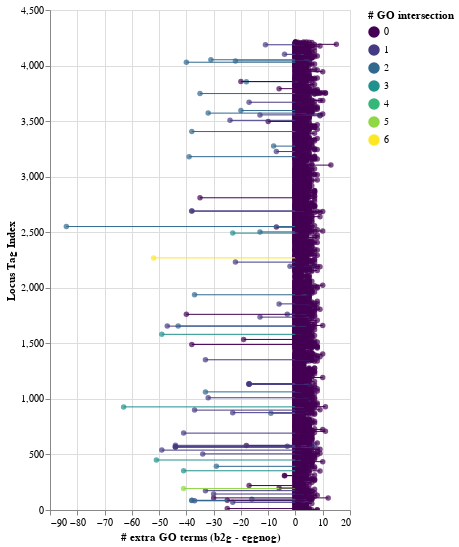

Notebook code for this chart:
### Code cell
bpoints = alt.Chart(go_dom_df_filt.reset_index()).mark_circle().encode(
    x=alt.X('m1_extras:Q',axis=alt.Axis(title=f"# extra GO terms (b2g - eggnog)")),
    y=alt.Y('index:Q',axis=alt.Axis(title=f"Locus Tag Index")),
    color=alt.Color('go_inter:Q',scale=alt.Scale(scheme='viridis'),title=f"# GO intersection"),
    tooltip=['locus_tag:N','gene:N','product:N','m1_extras:Q','m2_extras:Q','go_diff:Q','go_inter:Q']
)

epoints = alt.Chart(go_dom_df_filt.reset_index()).mark_circle().encode(
    x=alt.X('m2_flip:Q',axis=alt.Axis(title=f"# extra GO terms (b2g - eggnog)")),
    y=alt.Y('index:Q',axis=alt.Axis(title=f"Locus Tag Index")),
    color=alt.Color('go_inter:Q',scale=alt.Scale(scheme='viridis'),title=f"# GO intersection"),
    tooltip=['locus_tag:N','gene:N','product:N','m1_extras:Q','m2_extras:Q','go_diff:Q','go_inter:Q']
)

bars = alt.Chart(go_dom_df_filt.reset_index()).mark_rule().encode(
    x=alt.X('m1_extras:Q',axis=alt.Axis(title=f"# extra GO terms (b2g - eggnog)")),
    x2=alt.X2('m2_flip:Q'),
    y=alt.Y('index:Q',axis=alt.Axis(title=f"Locus Tag Index")),
    color=alt.Color('go_inter:Q',scale=alt.Scale(scheme='viridis'),title=f"# GO intersection"),
    tooltip=['locus_tag:N','gene:N','product:N','m1_extras:Q','m2_extras:Q','go_diff:Q','go_inter:Q']
).properties(
    width=300,
    height=500
).interactive()

bpoints+epoints+bars

### Figure 1 — Vega-Lite specification as saved in the notebook (floating-point values rounded to 4 significant figures; data arrays with more than 128 entries replaced by an {"elided": "..."} marker saying what was removed)
{"config": {"view": {"continuousWidth": 400, "continuousHeight": 300}}, "layer": [{"data": {"name": "data-1c62f6b82dad13512461f3b896514e42"}, "mark": "circle", "encoding": {"color": {"field": "go_inter", "scale": {"scheme": "viridis"}, "title": "# GO intersection", "type": "quantitative"}, "tooltip": [{"field": "locus_tag", "type": "nominal"}, {"field": "gene", "type": "nominal"}, {"field": "product", "type": "nominal"}, {"field": "m1_extras", "type": "quantitative"}, {"field": "m2_extras", "type": "quantitative"}, {"field": "go_diff", "type": "quantitative"}, {"field": "go_inter", "type": "quantitative"}], "x": {"axis": {"title": "# extra GO terms (b2g - eggnog)"}, "field": "m1_extras", "type": "quantitative"}, "y": {"axis": {"title": "Locus Tag Index"}, "field": "index", "type": "quantitative"}}}, {"data": {"name": "data-1c62f6b82dad13512461f3b896514e42"}, "mark": "circle", "encoding": {"color": {"field": "go_inter", "scale": {"scheme": "viridis"}, "title": "# GO intersection", "type": "quantitative"}, "tooltip": [{"field": "locus_tag", "type": "nominal"}, {"field": "gene", "type": "nominal"}, {"field": "product", "type": "nominal"}, {"field": "m1_extras", "type": "quantitative"}, {"field": "m2_extras", "type": "quantitative"}, {"field": "go_diff", "type": "quantitative"}, {"field": "go_inter", "type": "quantitative"}], "x": {"axis": {"title": "# extra GO terms (b2g - eggnog)"}, "field": "m2_flip", "type": "quantitative"}, "y": {"axis": {"title": "Locus Tag Index"}, "field": "index", "type": "quantitative"}}}, {"data": {"name": "data-1c62f6b82dad13512461f3b896514e42"}, "mark": "rule", "encoding": {"color": {"field": "go_inter", "scale": {"scheme": "viridis"}, "title": "# GO intersection", "type": "quantitative"}, "tooltip": [{"field": "locus_tag", "type": "nominal"}, {"field": "gene", "type": "nominal"}, {"field": "product", "type": "nominal"}, {"field": "m1_extras", "type": "quantitative"}, {"field": "m2_extras", "type": "quantitative"}, {"field": "go_diff", "type": "quantitative"}, {"field": "go_inter", "type": "quantitative"}], "x": {"axis": {"title": "# extra GO terms (b2g - eggnog)"}, "field": "m1_extras", "type": "quantitative"}, "x2": {"field": "m2_flip"}, "y": {"axis": {"title": "Locus Tag Index"}, "field": "index", "type": "quantitative"}}, "height": 500, "selection": {"selector001": {"type": "interval", "bind": "scales", "encodings": ["x", "y"]}}, "width": 300}], "$schema": "https://vega.github.io/schema/vega-lite/v4.17.0.json", "datasets": {"data-1c62f6b82dad13512461f3b896514e42": {"elided": "3257 records"}}}
